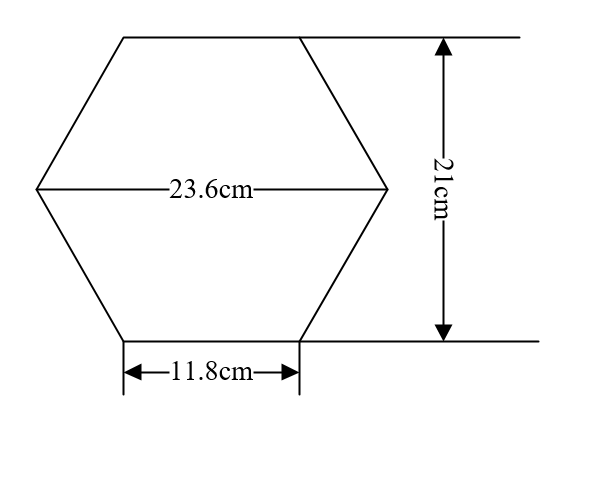
#> input picture image/size.png, 590 x 493 px
$ python hexagon.py
#> lines starting #> are read from the running program, lines starting #| are printed output that depends on the picture; after the words box and inside, x2 and y2 are one past the last pixel; in counts of white or black regions, pixels touching at a corner belong together
#> further down, img is the input picture: shape (493, 590, 3); min 0, max 255, mean 249.8
import cv2
import numpy


def hexagonImg(img):
    #GrayImage = cv2.cvtColor(img, cv2.COLOR_BGR2GRAY)
    rows, cols, channels = img.shape
#> rows = 493; cols = 590; channels = 3
    size = min(rows, cols)
#> size = 493
    mask = numpy.zeros((rows, cols))
    # 六边形六个端点坐标（逆时针）
    """A = [int(size * 5.9 / 23.6), int(size * 1.3 / 23.6)]
    B = [int(size * 0 / 23.6), int(size * 11.8 / 23.6)]
    C = [int(size * 5.9 / 23.6), int(size * 22.3 / 23.6)]
    D = [int(size * 17.7 / 23.6), int(size * 22.3 / 23.6)]
    E = [int(size * 23.6 / 23.6), int(size * 11.8 / 23.6)]
    F = [int(size * 17.7 / 23.6), int(size * 1.3 / 23.6)]"""
    A = [int(cols/2-size*5.9/23.6), int(rows/2-size*10.5/23.6)]
#> A = [171, 27]
    B = [int(cols/2-size*11.8/23.6), int(rows/2)]
#> B = [48, 246]
    C = [int(cols/2-size*5.9/23.6), int(rows/2+size*10.5/23.6)]
#> C = [171, 465]
    D = [int(cols/2+size*5.9/23.6), int(rows/2+size*10.5/23.6)]
#> D = [418, 465]
    E = [int(cols/2+size*11.8/23.6), int(rows/2)]
#> E = [541, 246]
    F = [int(cols/2+size*5.9/23.6), int(rows/2-size*10.5/23.6)]
#> F = [418, 27]

    # 创建蒙版
    triangle1 = numpy.array([A, B, C, D, E, F], numpy.int32)
    cv2.fillPoly(mask, [triangle1, ], 1)
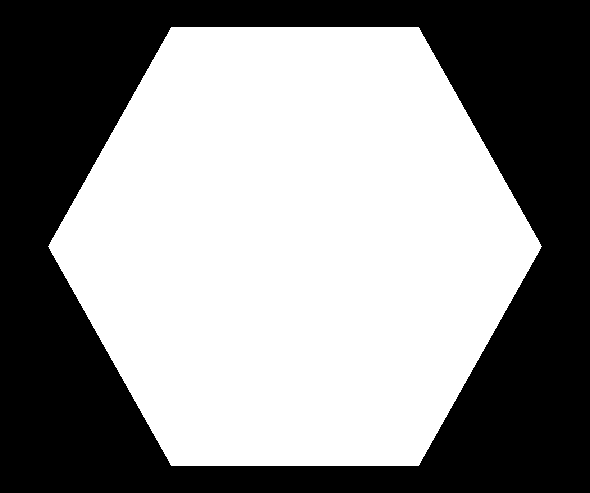
#> mask: shape (493, 590) float64; values 0 (black) and 1 (white), 56% white; 1 black region, box (x1, y1, x2, y2) and area: (0, 0, 590, 493) 128124
    mask = numpy.uint8(mask)
    ret, mask = cv2.threshold(mask, 0.5, 1, cv2.THRESH_BINARY)

    img = cv2.bitwise_and(img, img, mask=mask)
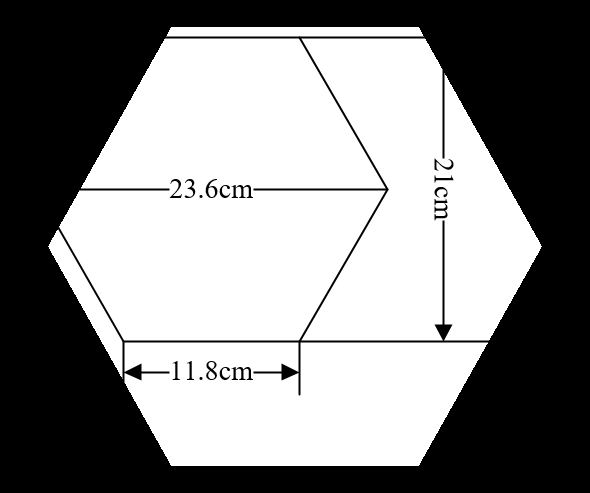
#> img: shape (493, 590, 3); min 0, max 255, mean 138.5
    return img


if __name__ == "__main__":
    img = cv2.imread("image/size.png")
    proImg = hexagonImg(img)
    cv2.imshow("HEXAGON", proImg)
    cv2.imwrite("image/h_lena.jpg", proImg)
    cv2.waitKey(0)
